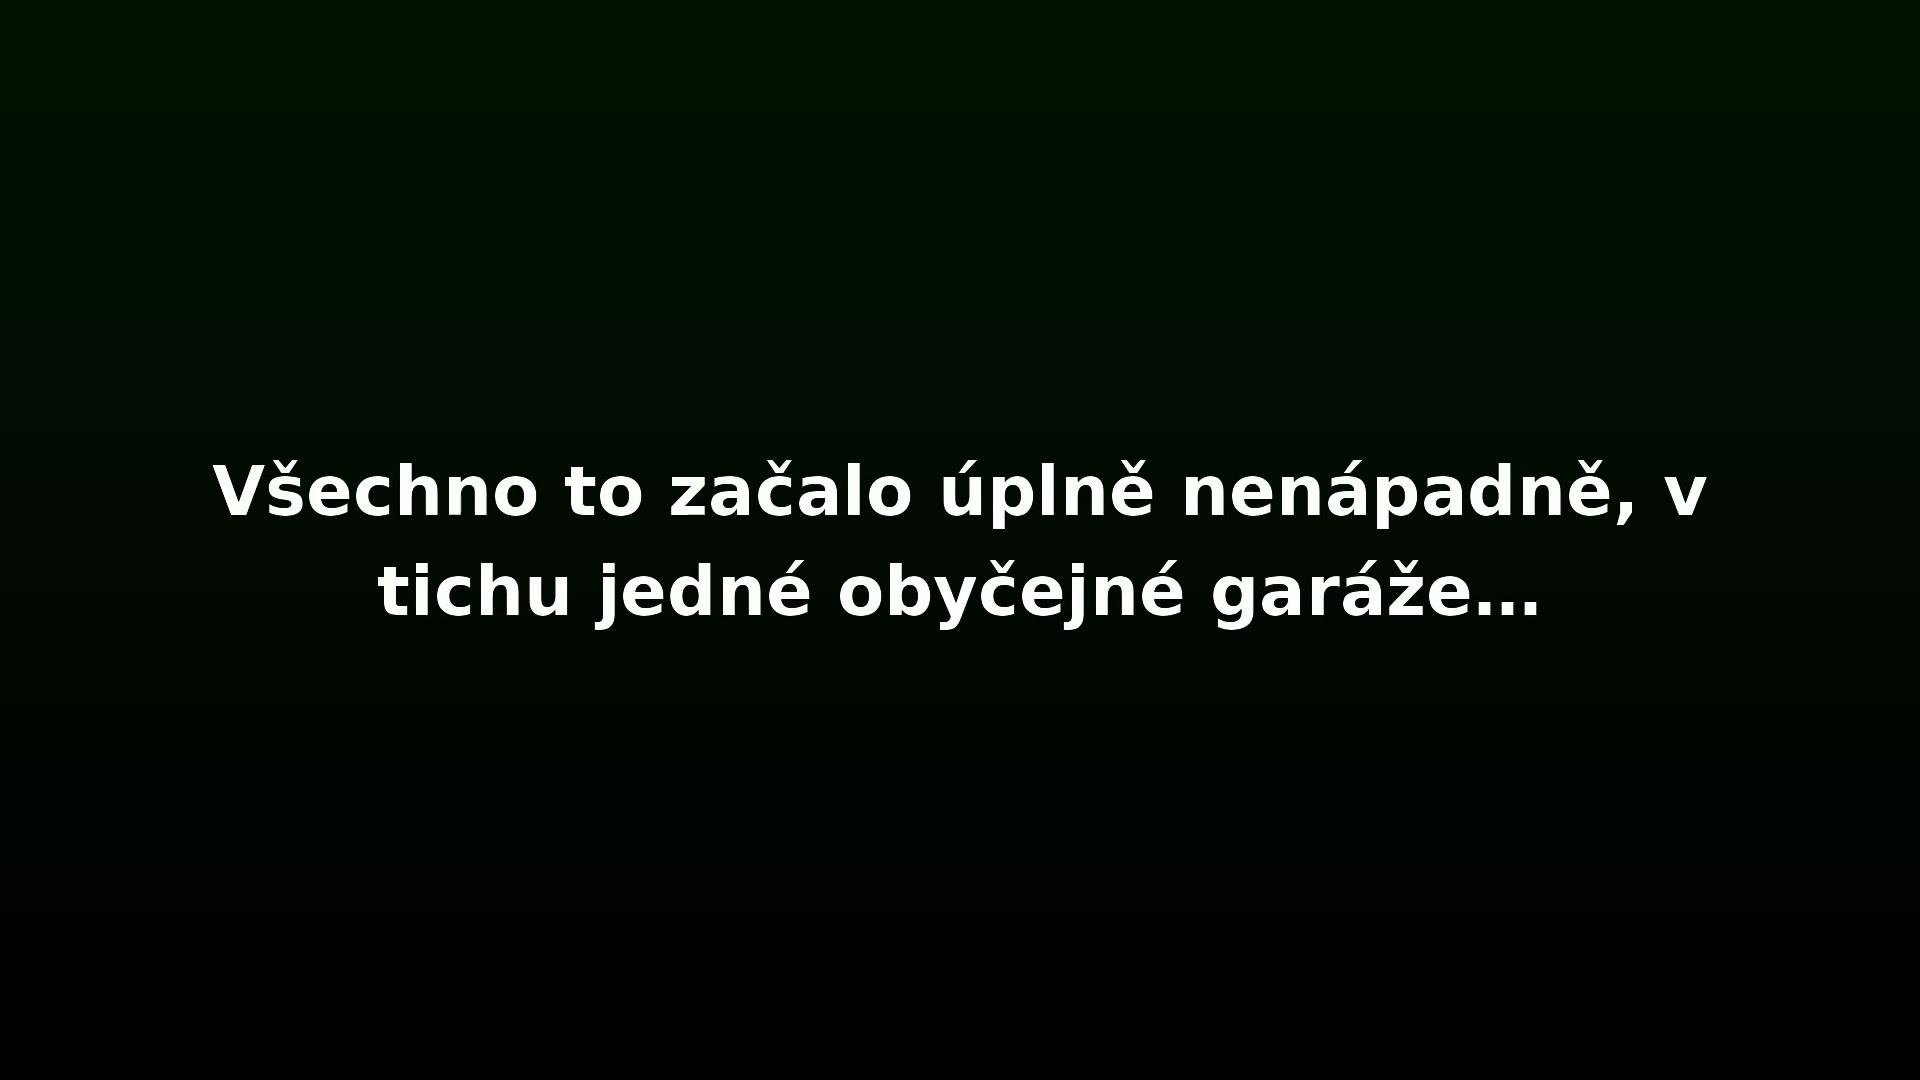

Here is the Python script that generated this plot:
#!/usr/bin/env python3
"""
promo_intro_2026.mp4  –  MojeBudky.cz filmové titulky
1920×1080, 25 fps, H.264

Použití:
  python3 promo_intro_2026.py
"""

import os
import numpy as np
import cv2
from PIL import Image, ImageDraw, ImageFont

# ── Nastavení ─────────────────────────────────────────────────────────────────
SIRKA, VYSKA = 1920, 1080
FPS          = 25
OUTPUT       = '/home/user/mojebudky/promo_intro_2026.mp4'

# Fonty s českou diakritikou (priorita: DejaVu Bold → Liberation → FreeSans)
FONT_CESTY = [
    '/usr/share/fonts/truetype/dejavu/DejaVuSans-Bold.ttf',
    '/usr/share/fonts/truetype/liberation/LiberationSans-Bold.ttf',
    '/usr/share/fonts/truetype/freefont/FreeSansBold.ttf',
]

# Texty (7 vět)
VETY = [
    "Všechno to začalo úplně nenápadně, v tichu jedné obyčejné garáže…",
    "Na počátku stál prostý rodinný podnět\na chuť tvořit něco smysluplného vlastníma rukama.",
    "Chtěli jsme jen dát bezpečný domov\npár ptáčkům v našem nejbližším okolí.",
    "V té době by nás ani ve snu nenapadlo,\njak obrovskou lavinu zájmu tento malý rodinný nápad spustí…",
    "Udržet takto velký projekt v chodu\nvšak vyžaduje nejen čas, ale i nemalé náklady.",
    "Budeme vděční, když podpoříte dobrou myšlenku\na stanete se hrdým partnerem MojeBudky.cz.",
    "Společně budujeme projekt,\nkterý vrací život tam, kam patří.",
]

# Timing na větu
SNIMKU_NA_VETU   = 100   # 4.0 s celkem
SNIMKU_FADE_IN   = 12    # 0.48 s – nástup
SNIMKU_FADE_OUT  = 25    # 1.0 s – odchod (posledních N snímků věty)
SNIMKU_CERNA     = 12    # 0.48 s tma mezi větami

# Barvy pozadí (jemný tmavě zelený přechod → černá)
BG_TOP    = (5, 20, 5)      # RGB
BG_BOTTOM = (0, 0, 0)       # RGB


# ── Pomocné funkce ────────────────────────────────────────────────────────────

def nacti_font(velikost: int) -> ImageFont.FreeTypeFont:
    for cesta in FONT_CESTY:
        if os.path.exists(cesta):
            return ImageFont.truetype(cesta, velikost)
    return ImageFont.load_default()


def zalamuj_text(text: str, font, draw, max_sirka: int) -> list[str]:
    """Rozdělí text na řádky tak, aby nepřekročily max_sirka pixelů.
    Respektuje explicitní \\n v textu."""
    radky = []
    for cast in text.split('\n'):
        slova = cast.split(' ')
        radek = ''
        for slovo in slova:
            test = (radek + ' ' + slovo).strip()
            w = draw.textbbox((0, 0), test, font=font)[2]
            if w > max_sirka and radek:
                radky.append(radek)
                radek = slovo
            else:
                radek = test
        if radek:
            radky.append(radek)
    return radky


def gradient_pozadi() -> np.ndarray:
    """Vytvoří tmavě zeleno→černý gradient jako pozadí."""
    bg = np.zeros((VYSKA, SIRKA, 3), dtype=np.uint8)
    for y in range(VYSKA):
        t = y / VYSKA
        r = int(BG_TOP[0] * (1 - t) + BG_BOTTOM[0] * t)
        g = int(BG_TOP[1] * (1 - t) + BG_BOTTOM[1] * t)
        b = int(BG_TOP[2] * (1 - t) + BG_BOTTOM[2] * t)
        bg[y, :] = [b, g, r]   # OpenCV: BGR
    return bg


def generuj_snimek(text: str, meritko: float, alfa: float,
                   bg: np.ndarray, zakladni_vel: int) -> np.ndarray:
    """Vrátí jeden BGR snímek s textem na pozadí."""
    velikost = max(10, int(zakladni_vel * meritko))
    img = Image.new('RGB', (SIRKA, VYSKA), (0, 0, 0))
    draw = ImageDraw.Draw(img)
    font = nacti_font(velikost)

    max_sirka_textu = int(SIRKA * 0.82)
    radky = zalamuj_text(text, font, draw, max_sirka_textu)

    # Výška jednoho řádku
    vh = draw.textbbox((0, 0), 'Áy', font=font)[3]
    mezera = int(vh * 0.25)
    celk_vyska = len(radky) * vh + (len(radky) - 1) * mezera

    y0 = (VYSKA - celk_vyska) // 2
    for i, radek in enumerate(radky):
        w = draw.textbbox((0, 0), radek, font=font)[2]
        x = (SIRKA - w) // 2
        y = y0 + i * (vh + mezera)
        # Stín pro lepší čitelnost
        draw.text((x + 3, y + 3), radek, font=font, fill=(0, 0, 0))
        draw.text((x, y),         radek, font=font, fill=(255, 255, 255))

    # Převod na BGR numpy
    snimek = cv2.cvtColor(np.array(img), cv2.COLOR_RGB2BGR)

    # Blend s pozadím (tmavý gradient viditelný skrz text – jen na pozadí)
    # Aplikuj pozadí → překryj textem
    out = bg.copy().astype(np.float32)
    txt = snimek.astype(np.float32)
    # Kde je text bílý, zobraz text; jinak pozadí (jednoduché max blend)
    mask = np.max(txt, axis=2, keepdims=True) / 255.0
    blended = out * (1 - mask) + txt * mask
    blended = np.clip(blended, 0, 255).astype(np.uint8)

    # Fade (alfa)
    return cv2.convertScaleAbs(blended, alpha=alfa, beta=0)


# ── Hlavní smyčka ─────────────────────────────────────────────────────────────

def main():
    bg = gradient_pozadi()
    ZAKLADNI_VEL = 68    # základní velikost písma pro měřítko 1.0

    fourcc = cv2.VideoWriter_fourcc(*'mp4v')
    video  = cv2.VideoWriter(OUTPUT, fourcc, FPS, (SIRKA, VYSKA))
    cerna  = np.zeros((VYSKA, SIRKA, 3), dtype=np.uint8)

    print(f'🎬 Generuji promo intro ({len(VETY)} vět, {FPS} fps)…')

    for vi, veta in enumerate(VETY):
        print(f'  📝 Věta {vi+1}/{len(VETY)}: {veta[:45]}…')

        for i in range(SNIMKU_NA_VETU):
            t = i / float(SNIMKU_NA_VETU)

            # Měřítko: 1.28 → 0.88  (plynulý zoom-out)
            meritko = 1.28 - t * 0.40

            # Alfa: fade-in → plná → fade-out
            if i < SNIMKU_FADE_IN:
                alfa = i / SNIMKU_FADE_IN
            elif i >= SNIMKU_NA_VETU - SNIMKU_FADE_OUT:
                zbyvajici = SNIMKU_NA_VETU - i
                alfa = zbyvajici / SNIMKU_FADE_OUT
            else:
                alfa = 1.0

            snimek = generuj_snimek(veta, meritko, alfa, bg, ZAKLADNI_VEL)
            video.write(snimek)

        # Krátká tma mezi větami
        if vi < len(VETY) - 1:
            for _ in range(SNIMKU_CERNA):
                video.write(cerna)

    video.release()

    delka = (len(VETY) * SNIMKU_NA_VETU + (len(VETY) - 1) * SNIMKU_CERNA) / FPS
    size_mb = os.path.getsize(OUTPUT) / 1024 / 1024
    print(f'\n✅ Video hotovo: {OUTPUT}')
    print(f'   Délka:      {delka:.1f} s')
    print(f'   Rozlišení:  {SIRKA}×{VYSKA}  |  {FPS} fps')
    print(f'   Velikost:   {size_mb:.1f} MB')

    # Re-encode H.264 pro universální přehrávatelnost
    h264 = OUTPUT.replace('.mp4', '_h264.mp4')
    ret = os.system(
        f'ffmpeg -y -i "{OUTPUT}" -vcodec libx264 -crf 18 '
        f'-preset fast -movflags +faststart "{h264}" 2>/dev/null'
    )
    if ret == 0 and os.path.exists(h264):
        os.replace(h264, OUTPUT)
        size_mb2 = os.path.getsize(OUTPUT) / 1024 / 1024
        print(f'   H.264:      {size_mb2:.1f} MB  ← finální soubor')


if __name__ == '__main__':
    main()
